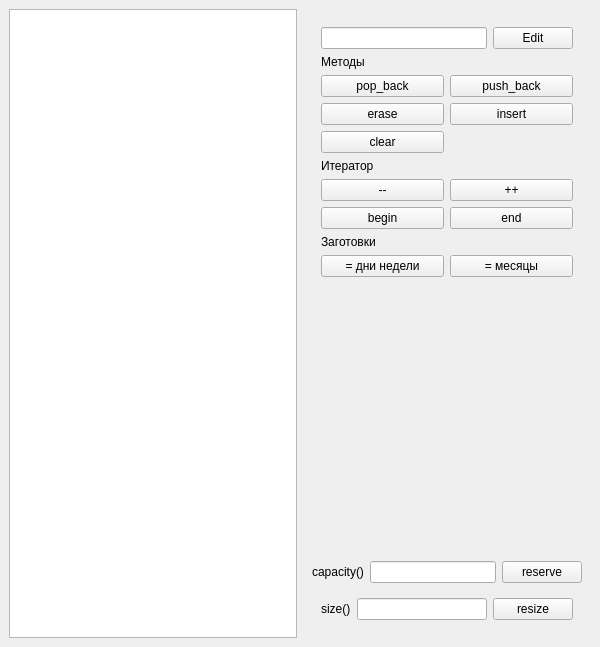
<?xml version="1.0" encoding="UTF-8"?>
<ui version="4.0">
 <class>MainWindow</class>
 <widget class="QMainWindow" name="MainWindow">
  <property name="geometry">
   <rect>
    <x>0</x>
    <y>0</y>
    <width>600</width>
    <height>647</height>
   </rect>
  </property>
  <property name="windowTitle">
   <string>std::vector demo</string>
  </property>
  <widget class="QWidget" name="centralwidget">
   <layout class="QHBoxLayout" name="horizontalLayout">
    <item>
     <layout class="QHBoxLayout" name="horizontalLayout_2">
      <item>
       <widget class="QListWidget" name="list_widget"/>
      </item>
      <item>
       <widget class="QFrame" name="verticalFrame">
        <layout class="QVBoxLayout" name="verticalLayout">
         <item>
          <widget class="QFrame" name="verticalFrame">
           <layout class="QVBoxLayout" name="verticalLayout_2">
            <item>
             <layout class="QHBoxLayout" name="horizontalLayout_5">
              <item>
               <widget class="QLineEdit" name="txt_elem_content"/>
              </item>
              <item>
               <widget class="QPushButton" name="pb_edit">
                <property name="text">
                 <string>Edit</string>
                </property>
               </widget>
              </item>
             </layout>
            </item>
            <item>
             <widget class="QLabel" name="label_2">
              <property name="text">
               <string>Методы</string>
              </property>
             </widget>
            </item>
            <item>
             <layout class="QGridLayout" name="gridLayout">
              <item row="3" column="0">
               <widget class="QPushButton" name="pb_clear">
                <property name="text">
                 <string>clear</string>
                </property>
               </widget>
              </item>
              <item row="0" column="0">
               <widget class="QPushButton" name="pb_pop_back">
                <property name="text">
                 <string>pop_back</string>
                </property>
               </widget>
              </item>
              <item row="0" column="1">
               <widget class="QPushButton" name="pb_push_back">
                <property name="text">
                 <string>push_back</string>
                </property>
               </widget>
              </item>
              <item row="1" column="0">
               <widget class="QPushButton" name="pb_erase">
                <property name="text">
                 <string>erase</string>
                </property>
               </widget>
              </item>
              <item row="1" column="1">
               <widget class="QPushButton" name="pb_insert">
                <property name="text">
                 <string>insert</string>
                </property>
               </widget>
              </item>
             </layout>
            </item>
            <item>
             <widget class="QLabel" name="label_4">
              <property name="text">
               <string>Итератор</string>
              </property>
             </widget>
            </item>
            <item>
             <layout class="QGridLayout" name="gridLayout_2">
              <item row="0" column="0">
               <widget class="QPushButton" name="pb_decrement">
                <property name="text">
                 <string>--</string>
                </property>
               </widget>
              </item>
              <item row="0" column="1">
               <widget class="QPushButton" name="pb_increment">
                <property name="text">
                 <string>++</string>
                </property>
               </widget>
              </item>
              <item row="1" column="0">
               <widget class="QPushButton" name="pb_begin">
                <property name="text">
                 <string>begin</string>
                </property>
               </widget>
              </item>
              <item row="1" column="1">
               <widget class="QPushButton" name="pb_end">
                <property name="text">
                 <string>end</string>
                </property>
               </widget>
              </item>
             </layout>
            </item>
            <item>
             <widget class="QLabel" name="label_3">
              <property name="text">
               <string>Заготовки</string>
              </property>
             </widget>
            </item>
            <item>
             <layout class="QHBoxLayout" name="horizontalLayout_3">
              <item>
               <widget class="QPushButton" name="pb_weekdays">
                <property name="text">
                 <string>= дни недели</string>
                </property>
               </widget>
              </item>
              <item>
               <widget class="QPushButton" name="pb_months">
                <property name="text">
                 <string>= месяцы</string>
                </property>
               </widget>
              </item>
             </layout>
            </item>
           </layout>
          </widget>
         </item>
         <item>
          <spacer name="verticalSpacer">
           <property name="orientation">
            <enum>Qt::Orientation::Vertical</enum>
           </property>
           <property name="sizeHint" stdset="0">
            <size>
             <width>20</width>
             <height>40</height>
            </size>
           </property>
          </spacer>
         </item>
         <item>
          <layout class="QHBoxLayout" name="horizontalLayout_6">
           <item>
            <widget class="QLabel" name="label_5">
             <property name="text">
              <string>capacity()</string>
             </property>
            </widget>
           </item>
           <item>
            <widget class="QLineEdit" name="txt_capacity"/>
           </item>
           <item>
            <widget class="QPushButton" name="btn_reserve">
             <property name="text">
              <string>reserve</string>
             </property>
            </widget>
           </item>
          </layout>
         </item>
         <item alignment="Qt::AlignmentFlag::AlignBottom">
          <widget class="QFrame" name="horizontalFrame_3">
           <layout class="QHBoxLayout" name="horizontalLayout_4">
            <item>
             <widget class="QLabel" name="label">
              <property name="text">
               <string>size()</string>
              </property>
             </widget>
            </item>
            <item>
             <widget class="QLineEdit" name="txt_size"/>
            </item>
            <item>
             <widget class="QPushButton" name="btn_resize">
              <property name="text">
               <string>resize</string>
              </property>
             </widget>
            </item>
           </layout>
          </widget>
         </item>
        </layout>
       </widget>
      </item>
     </layout>
    </item>
   </layout>
  </widget>
 </widget>
 <resources/>
 <connections/>
</ui>
